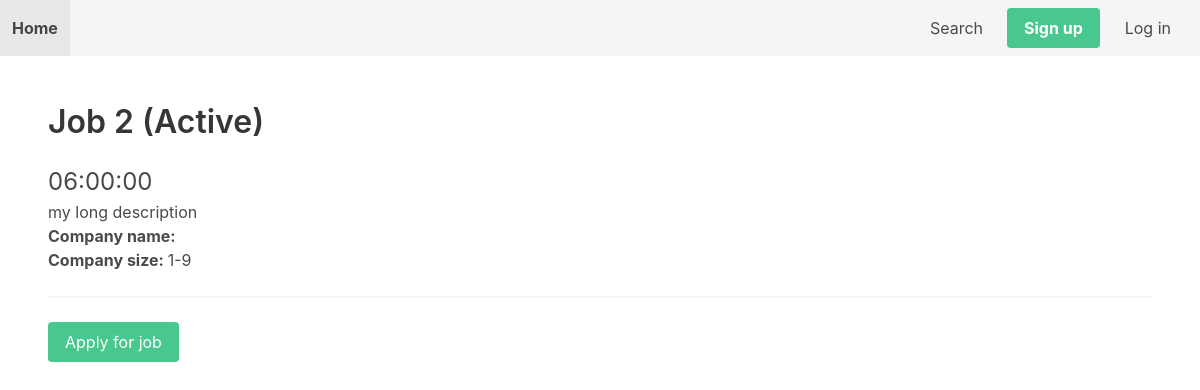
The app's page /jobs/2/ with its own data.
### job/models.py (models this page shows, shortened)
class Job(models.Model):
    SIZE_1_9 = 'size_1-9'
    SIZE_10_49 = 'size_10-49'
    SIZE_50_99 = 'size_50-99'
    SIZE_100 = 'size_100'
    CHOICES_SIZE = (
        (SIZE_1_9, '1-9'),
        (SIZE_10_49, '10-49'),
        (SIZE_50_99, '50-99'),
        (SIZE_100, '100+'),
    )
    ACTIVE = 'active'
    EMPLOYED = 'employed'
    ARCHIVED = 'archived'
    CHOICES_STATUS = (
        (ACTIVE, 'Active'),
        (EMPLOYED, 'Employed'),
        (ARCHIVED, 'Archived')
    )
    title = models.CharField(max_length=255)
    short_description = models.TextField()
    long_description = models.TextField(blank=True, null=True)
    company_name = models.CharField(max_length=255, default='')
    company_address = models.CharField(max_length=255, blank=True, null=True)
    company_zipcode = models.CharField(max_length=255, blank=True, null=True)
    company_place = models.CharField(max_length=255, blank=True, null=True)
    company_country = models.CharField(max_length=255, blank=True, null=True)
    company_size = models.CharField(max_length=20, choices=CHOICES_SIZE, default=SIZE_1_9)
    created_by = models.ForeignKey(User, related_name='jobs', on_delete=models.CASCADE)
    created_at = models.DateTimeField(auto_now_add=True)
    changed_at = models.DateTimeField(auto_now=True)
    status = models.CharField(max_length=20, choices=CHOICES_STATUS, default=ACTIVE)

### job/views.py (the view)
# urls.py: path('<int:job_id>/', job_detail, name='job_detail'),
def job_detail(request, job_id):
    job = Job.objects.get(pk=job_id)
    return render(request, 'job_detail.html', {'job': job})

### notification/context_processors.py (called while the page is built)
def notifications(request):
    if request.user.is_authenticated:
        return {'notifications': request.user.notifications.filter(is_read=False)}
    else:
        return {'notifications': []}

### job/templates/job_detail.html (shortened to what this page needs)
{% extends 'base.html' %}
{% block content %}
    <h1 class="title">{{ job.title }} ({{ job.get_status_display }})</h1>
    <p class="is-size-4">{{ job.short_description }}</p>
    <p>{{ job.long_description }}</p>
    <b>Company name: </b>{{ job.company_name}}<br>
    <b>Company size: </b>{{ job.get_company_size_display }}<br>
    <hr>
    {% if job.status == 'active' %}
        <a href="{% url 'apply_for_job' job.id %}" class="button is-success">Apply for job</a>
    {% else %}
        <p>This job is not available anymore!</p>
    {% endif %}
{% endblock %}

### records on screen
Job: title "Job 2", status "Active", short_description "06:00:00", long_description "my long description", company_size "1-9"
